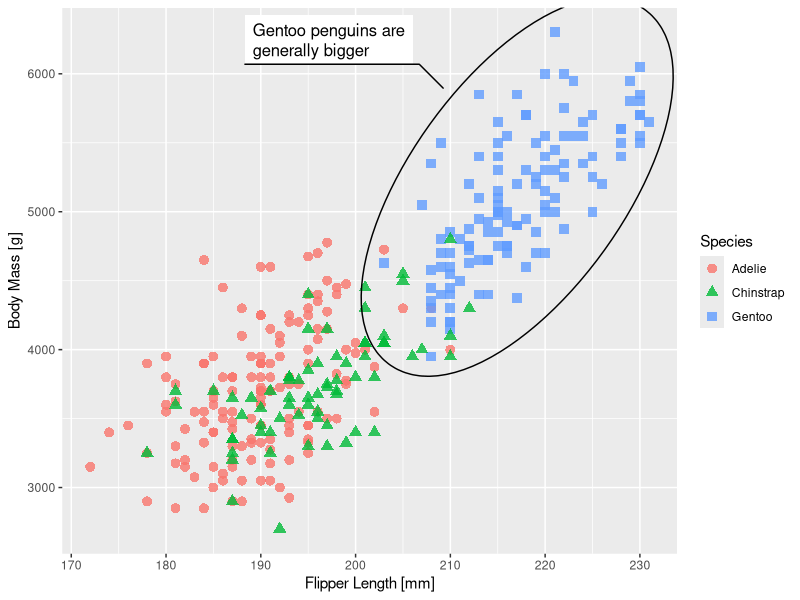

R code for this plot: (Note: this script raises an error after producing the figure.)
## ---- chunk 1
knitr::opts_chunk$set(echo = TRUE)
## ---- chunk 2
# Load libraries
# Install ggplot2, tidyverse, ragg and palmerpenguins if you do not have them
library(ggplot2)
library(ragg)
library(palmerpenguins)
## ---- chunk 3
p <- ggplot(na.omit(penguins), aes(x = flipper_length_mm,
                                   y = body_mass_g)) +
  geom_point(
    aes(color = species, shape = species),
    size = 3,
    alpha = 0.8
  ) +
  ggforce::geom_mark_ellipse(
    aes(filter = species == "Gentoo",
        description = "Gentoo penguins are generally bigger")
  ) +
  labs(x = "Flipper Length [mm]", 
       y = "Body Mass [g]",
       colour = "Species",
       shape = "Species")
## ---- chunk 4
# Save plot
pngfile <- fs::path(knitr::fig_path(), "basis.png")
## ---- chunk 5
# Calling the device functions so that you can see the dimensions used.
agg_png(pngfile, width = 20, height = 12, units = "cm",
        res = 300)
plot(p)
invisible(dev.off())
knitr::include_graphics(pngfile)
## ---- chunk 6
pngfile2 <- fs::path(knitr::fig_path(), "large_basis.png")
agg_png(pngfile2, width = 60, height = 36, units = "cm",
        res = 300)
plot(p)
invisible(dev.off())
knitr::include_graphics(pngfile2)
## ---- chunk 7
p1 <- p +
  theme_gray(base_size = 33)
pngfile3 <- fs::path(knitr::fig_path(), "theming.png")

agg_png(pngfile3, width = 60, height = 36, units = "cm",
        res = 300)
plot(p1)
invisible(dev.off())
knitr::include_graphics(pngfile3)
## ---- chunk 8
p1 <- ggplot(na.omit(penguins), aes(x = flipper_length_mm,
                                    y = body_mass_g)) +
  geom_point(
    aes(color = species, shape = species),
    size = 9,
    alpha = 0.8
  ) +
  ggforce::geom_mark_ellipse(
    aes(filter = species == "Gentoo",
        description = "Gentoo penguins are generally bigger"),
    size = 1.5,
    label.fontsize = 36
  ) +
  labs(x = "Flipper Length [mm]",
       y = "Body Mass [g]",
       colour = "Species",
       shape = "Species") +
  theme_gray(base_size = 33)

pngfile4 <- fs::path(knitr::fig_path(), "theming2.png")
agg_png(pngfile4, width = 60, height = 36, units = "cm",
        res = 300)
plot(p1)
invisible(dev.off())
knitr::include_graphics(pngfile4)
## ---- chunk 9
# The first thing we need to do is convert our physical dimensions to pixel dimensions using our desired resolution. We want to end up with a 60x36cm plot at 300ppi. This gives us:
c(60, 36) * 0.3937 *# Convert to inch

300 # Convert to pixels
## ---- chunk 10
pngfile5 <- fs::path(knitr::fig_path(), "resolution.png")
agg_png(pngfile5, width = 7087, height = 4252, units = "px",
        res = 900)
plot(p)
invisible(dev.off())
knitr::include_graphics(pngfile5)
## ---- chunk 11
# Seeing that there is no single perfect solution to fixing this with the tools at our disposal, I’ve added a new argument to the *ragg* devices called scaling. It’s a multiplier that is applied to all absolute sizes, without interfering with the encoded dimensions of the output. Since we have increased the dimensions 3 times we set scaling = 3 to make sure that the absolute sized elements are keeping their relative size.

pngfile6 <- fs::path(knitr::fig_path(), "scaling.png")
agg_png(pngfile6, width = 60, height = 36, units = "cm",
        res = 300, scaling = 3)
plot(p)
invisible(dev.off())
knitr::include_graphics(pngfile6)
## ---- chunk 12
pngfile7 <- fs::path(knitr::fig_path(), "small")
ggsave(
  pngfile7,
  p,
  device = agg_png,
  width = 10,
  height = 6,
  units = "cm", 
  res = 300
)

knitr::include_graphics(pngfile)
## ---- chunk 13
pngfile8 <- fs::path(knitr::fig_path(), "downscaling.png")
ggsave(
  pngfile8,
  p,
  device = agg_png,
  width = 10,
  height = 6,
  units = "cm",
  res = 300,
  scaling = 0.5
)
knitr::include_graphics(pngfile8)
